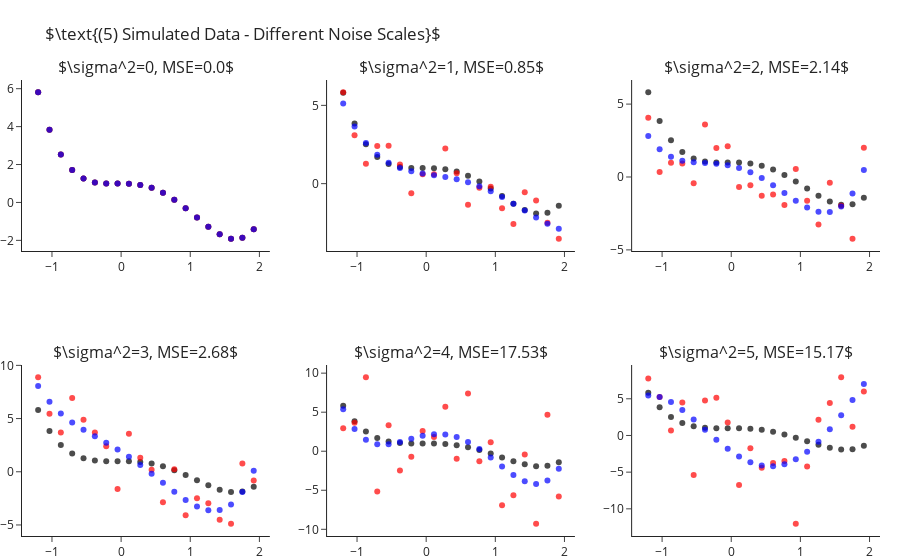

Write notebook code for a chart like this one.
### Markdown cell above
How is it that we are able to fit "better" models for $k$s larger than the true one? As we increase $k$ we enable the model
more "degrees of freedom" to try and adapt itself to the observed data. The higher $k$ the more the learner will "go after
the noise" and miss the real signal of the data. In other words, what we have just observed is what is known as **overfitting**.

Later in the course we will learn methods for detection and avoidance of overfitting.


## Fitting Polynomial Over Different Sample Noise Levels

Next, let us set $k=4$ (the true values) and study the outputted models when training over different noise levels. Though
we will only be changing the scale of the noise (i.e. the variance, $\sigma^2$), changing other properties such as its
distribution is interesting too. As we would expect, as we increase the scale of the noise our error increases. We can
observe this also in a visual manner, where the fitted polynomial (in blue) less and less resembles the actual model (in black).

### Code cell
scales = range(6)
fig = make_subplots(2, 3, subplot_titles=list(map(str, scales)))
for i, s in enumerate(scales):
    r,c = i//3+1, i%3+1
    
    y = y_ + np.random.normal(scale=s, size=len(y_))
    y_hat = make_pipeline(PolynomialFeatures(4), LinearRegression(fit_intercept=False)).fit(X, y).predict(X)

    fig.add_traces([go.Scatter(x=x, y=y_, mode="markers", name="Real Points",  marker=dict(color="black", opacity=.7), showlegend=False),
                    go.Scatter(x=x, y=y, mode="markers", name="Observed Points",  marker=dict(color="red", opacity=.7), showlegend=False),
                    go.Scatter(x=x, y=y_hat, mode="markers", name="Predicted Points",  marker=dict(color="blue", opacity=.7), showlegend=False)], rows=r, cols=c)
    fig["layout"]["annotations"][i]["text"] = rf"$\sigma^2={{0}}, MSE={{1}}$".format(s, round(np.mean((y-y_hat)**2), 2))

fig.update_layout(title=r"$\text{(5) Simulated Data - Different Noise Scales}$", margin=dict(t=80)).show()

### Figure 1 — Plotly figure (JSON) as saved in the notebook; plotly's stock layout.template omitted (floating-point values rounded to 4 significant figures)
{"data": [{"marker": {"color": "black", "opacity": 0.7}, "mode": "markers", "name": "Real Points", "showlegend": false, "x": [-1.2, -1.036, -0.8718, -0.7077, -0.5436, -0.3795, -0.2154, -0.05128, 0.1128, 0.2769, 0.441, 0.6051, 0.7692, 0.9333, 1.097, 1.262, 1.426, 1.59, 1.754, 1.918], "y": [5.81, 3.838, 2.523, 1.709, 1.261, 1.058, 0.9989, 0.999, 0.9909, 0.9251, 0.769, 0.5078, 0.1439, -0.3028, -0.7951, -1.278, -1.68, -1.912, -1.866, -1.418], "type": "scatter", "xaxis": "x", "yaxis": "y"}, {"marker": {"color": "red", "opacity": 0.7}, "mode": "markers", "name": "Observed Points", "showlegend": false, "x": [-1.2, -1.036, -0.8718, -0.7077, -0.5436, -0.3795, -0.2154, -0.05128, 0.1128, 0.2769, 0.441, 0.6051, 0.7692, 0.9333, 1.097, 1.262, 1.426, 1.59, 1.754, 1.918], "y": [5.81, 3.838, 2.523, 1.709, 1.261, 1.058, 0.9989, 0.999, 0.9909, 0.9251, 0.769, 0.5078, 0.1439, -0.3028, -0.7951, -1.278, -1.68, -1.912, -1.866, -1.418], "type": "scatter", "xaxis": "x", "yaxis": "y"}, {"marker": {"color": "blue", "opacity": 0.7}, "mode": "markers", "name": "Predicted Points", "showlegend": false, "x": [-1.2, -1.036, -0.8718, -0.7077, -0.5436, -0.3795, -0.2154, -0.05128, 0.1128, 0.2769, 0.441, 0.6051, 0.7692, 0.9333, 1.097, 1.262, 1.426, 1.59, 1.754, 1.918], "y": [5.81, 3.838, 2.523, 1.709, 1.261, 1.058, 0.9989, 0.999, 0.9909, 0.9251, 0.769, 0.5078, 0.1439, -0.3028, -0.7951, -1.278, -1.68, -1.912, -1.866, -1.418], "type": "scatter", "xaxis": "x", "yaxis": "y"}, {"marker": {"color": "black", "opacity": 0.7}, "mode": "markers", "name": "Real Points", "showlegend": false, "x": [-1.2, -1.036, -0.8718, -0.7077, -0.5436, -0.3795, -0.2154, -0.05128, 0.1128, 0.2769, 0.441, 0.6051, 0.7692, 0.9333, 1.097, 1.262, 1.426, 1.59, 1.754, 1.918], "y": [5.81, 3.838, 2.523, 1.709, 1.261, 1.058, 0.9989, 0.999, 0.9909, 0.9251, 0.769, 0.5078, 0.1439, -0.3028, -0.7951, -1.278, -1.68, -1.912, -1.866, -1.418], "type": "scatter", "xaxis": "x2", "yaxis": "y2"}, {"marker": {"color": "red", "opacity": 0.7}, "mode": "markers", "name": "Observed Points", "showlegend": false, "x": [-1.2, -1.036, -0.8718, -0.7077, -0.5436, -0.3795, -0.2154, -0.05128, 0.1128, 0.2769, 0.441, 0.6051, 0.7692, 0.9333, 1.097, 1.262, 1.426, 1.59, 1.754, 1.918], "y": [5.834, 3.093, 1.278, 2.398, 2.425, 1.22, -0.6148, 0.6051, 0.6005, 2.249, 0.6675, -1.353, -0.266, -0.1993, -1.569, -2.584, -0.555, -1.07, -2.49, -3.516], "type": "scatter", "xaxis": "x2", "yaxis": "y2"}, {"marker": {"color": "blue", "opacity": 0.7}, "mode": "markers", "name": "Predicted Points", "showlegend": false, "x": [-1.2, -1.036, -0.8718, -0.7077, -0.5436, -0.3795, -0.2154, -0.05128, 0.1128, 0.2769, 0.441, 0.6051, 0.7692, 0.9333, 1.097, 1.262, 1.426, 1.59, 1.754, 1.918], "y": [5.115, 3.656, 2.591, 1.839, 1.33, 0.9981, 0.7866, 0.6463, 0.5357, 0.4211, 0.2762, 0.08275, -0.1701, -0.4853, -0.8583, -1.277, -1.72, -2.162, -2.565, -2.888], "type": "scatter", "xaxis": "x2", "yaxis": "y2"}, {"marker": {"color": "black", "opacity": 0.7}, "mode": "markers", "name": "Real Points", "showlegend": false, "x": [-1.2, -1.036, -0.8718, -0.7077, -0.5436, -0.3795, -0.2154, -0.05128, 0.1128, 0.2769, 0.441, 0.6051, 0.7692, 0.9333, 1.097, 1.262, 1.426, 1.59, 1.754, 1.918], "y": [5.81, 3.838, 2.523, 1.709, 1.261, 1.058, 0.9989, 0.999, 0.9909, 0.9251, 0.769, 0.5078, 0.1439, -0.3028, -0.7951, -1.278, -1.68, -1.912, -1.866, -1.418], "type": "scatter", "xaxis": "x3", "yaxis": "y3"}, {"marker": {"color": "red", "opacity": 0.7}, "mode": "markers", "name": "Observed Points", "showlegend": false, "x": [-1.2, -1.036, -0.8718, -0.7077, -0.5436, -0.3795, -0.2154, -0.05128, 0.1128, 0.2769, 0.441, 0.6051, 0.7692, 0.9333, 1.097, 1.262, 1.426, 1.59, 1.754, 1.918], "y": [4.06, 0.3415, 0.9809, 0.9299, -0.4367, 3.595, 1.989, 2.101, -0.6899, -0.5714, -1.284, -1.194, -1.914, 0.5459, -1.636, -3.259, -0.3889, -1.976, -4.233, 1.999], "type": "scatter", "xaxis": "x3", "yaxis": "y3"}, {"marker": {"color": "blue", "opacity": 0.7}, "mode": "markers", "name": "Predicted Points", "showlegend": false, "x": [-1.2, -1.036, -0.8718, -0.7077, -0.5436, -0.3795, -0.2154, -0.05128, 0.1128, 0.2769, 0.441, 0.6051, 0.7692, 0.9333, 1.097, 1.262, 1.426, 1.59, 1.754, 1.918], "y": [2.808, 1.908, 1.386, 1.121, 1.009, 0.9632, 0.9146, 0.8116, 0.6202, 0.3239, -0.07628, -0.562, -1.097, -1.628, -2.084, -2.377, -2.4, -2.03, -1.126, 0.4714], "type": "scatter", "xaxis": "x3", "yaxis": "y3"}, {"marker": {"color": "black", "opacity": 0.7}, "mode": "markers", "name": "Real Points", "showlegend": false, "x": [-1.2, -1.036, -0.8718, -0.7077, -0.5436, -0.3795, -0.2154, -0.05128, 0.1128, 0.2769, 0.441, 0.6051, 0.7692, 0.9333, 1.097, 1.262, 1.426, 1.59, 1.754, 1.918], "y": [5.81, 3.838, 2.523, 1.709, 1.261, 1.058, 0.9989, 0.999, 0.9909, 0.9251, 0.769, 0.5078, 0.1439, -0.3028, -0.7951, -1.278, -1.68, -1.912, -1.866, -1.418], "type": "scatter", "xaxis": "x4", "yaxis": "y4"}, {"marker": {"color": "red", "opacity": 0.7}, "mode": "markers", "name": "Observed Points", "showlegend": false, "x": [-1.2, -1.036, -0.8718, -0.7077, -0.5436, -0.3795, -0.2154, -0.05128, 0.1128, 0.2769, 0.441, 0.6051, 0.7692, 0.9333, 1.097, 1.262, 1.426, 1.59, 1.754, 1.918], "y": [8.879, 5.444, 3.685, 6.923, 4.878, 3.702, 2.407, -1.629, 3.574, 1.316, 0.1864, -2.855, 0.2342, -4.086, -2.488, -2.956, -4.519, -4.881, 0.7686, -0.8163], "type": "scatter", "xaxis": "x4", "yaxis": "y4"}, {"marker": {"color": "blue", "opacity": 0.7}, "mode": "markers", "name": "Predicted Points", "showlegend": false, "x": [-1.2, -1.036, -0.8718, -0.7077, -0.5436, -0.3795, -0.2154, -0.05128, 0.1128, 0.2769, 0.441, 0.6051, 0.7692, 0.9333, 1.097, 1.262, 1.426, 1.59, 1.754, 1.918], "y": [8.057, 6.583, 5.481, 4.634, 3.944, 3.33, 2.729, 2.095, 1.401, 0.6392, -0.1823, -1.037, -1.879, -2.647, -3.259, -3.617, -3.604, -3.086, -1.91, 0.09473], "type": "scatter", "xaxis": "x4", "yaxis": "y4"}, {"marker": {"color": "black", "opacity": 0.7}, "mode": "markers", "name": "Real Points", "showlegend": false, "x": [-1.2, -1.036, -0.8718, -0.7077, -0.5436, -0.3795, -0.2154, -0.05128, 0.1128, 0.2769, 0.441, 0.6051, 0.7692, 0.9333, 1.097, 1.262, 1.426, 1.59, 1.754, 1.918], "y": [5.81, 3.838, 2.523, 1.709, 1.261, 1.058, 0.9989, 0.999, 0.9909, 0.9251, 0.769, 0.5078, 0.1439, -0.3028, -0.7951, -1.278, -1.68, -1.912, -1.866, -1.418], "type": "scatter", "xaxis": "x5", "yaxis": "y5"}, {"marker": {"color": "red", "opacity": 0.7}, "mode": "markers", "name": "Observed Points", "showlegend": false, "x": [-1.2, -1.036, -0.8718, -0.7077, -0.5436, -0.3795, -0.2154, -0.05128, 0.1128, 0.2769, 0.441, 0.6051, 0.7692, 0.9333, 1.097, 1.262, 1.426, 1.59, 1.754, 1.918], "y": [2.958, 3.638, 9.468, -5.168, 3.319, -2.469, -0.714, 2.589, 1.835, 5.681, -0.9509, 7.399, -1.271, 1.146, -6.935, -5.645, -0.4162, -9.283, 4.671, -5.797], "type": "scatter", "xaxis": "x5", "yaxis": "y5"}, {"marker": {"color": "blue", "opacity": 0.7}, "mode": "markers", "name": "Predicted Points", "showlegend": false, "x": [-1.2, -1.036, -0.8718, -0.7077, -0.5436, -0.3795, -0.2154, -0.05128, 0.1128, 0.2769, 0.441, 0.6051, 0.7692, 0.9333, 1.097, 1.262, 1.426, 1.59, 1.754, 1.918], "y": [5.389, 2.849, 1.455, 0.8926, 0.8828, 1.188, 1.607, 1.982, 2.189, 2.148, 1.813, 1.182, 0.2879, -0.7952, -1.955, -3.04, -3.859, -4.183, -3.744, -2.233], "type": "scatter", "xaxis": "x5", "yaxis": "y5"}, {"marker": {"color": "black", "opacity": 0.7}, "mode": "markers", "name": "Real Points", "showlegend": false, "x": [-1.2, -1.036, -0.8718, -0.7077, -0.5436, -0.3795, -0.2154, -0.05128, 0.1128, 0.2769, 0.441, 0.6051, 0.7692, 0.9333, 1.097, 1.262, 1.426, 1.59, 1.754, 1.918], "y": [5.81, 3.838, 2.523, 1.709, 1.261, 1.058, 0.9989, 0.999, 0.9909, 0.9251, 0.769, 0.5078, 0.1439, -0.3028, -0.7951, -1.278, -1.68, -1.912, -1.866, -1.418], "type": "scatter", "xaxis": "x6", "yaxis": "y6"}, {"marker": {"color": "red", "opacity": 0.7}, "mode": "markers", "name": "Observed Points", "showlegend": false, "x": [-1.2, -1.036, -0.8718, -0.7077, -0.5436, -0.3795, -0.2154, -0.05128, 0.1128, 0.2769, 0.441, 0.6051, 0.7692, 0.9333, 1.097, 1.262, 1.426, 1.59, 1.754, 1.918], "y": [7.753, 5.228, 0.6615, 4.493, -5.395, 4.775, 5.157, 1.763, -6.743, -1.756, -4.407, -3.749, -3.497, -12.03, -4.224, 2.133, 4.419, 7.929, 1.183, 5.995], "type": "scatter", "xaxis": "x6", "yaxis": "y6"}, {"marker": {"color": "blue", "opacity": 0.7}, "mode": "markers", "name": "Predicted Points", "showlegend": false, "x": [-1.2, -1.036, -0.8718, -0.7077, -0.5436, -0.3795, -0.2154, -0.05128, 0.1128, 0.2769, 0.441, 0.6051, 0.7692, 0.9333, 1.097, 1.262, 1.426, 1.59, 1.754, 1.918], "y": [5.432, 5.257, 4.552, 3.478, 2.181, 0.7921, -0.5759, -1.824, -2.869, -3.644, -4.098, -4.195, -3.914, -3.251, -2.219, -0.8426, 0.8341, 2.753, 4.84, 7.005], "type": "scatter", "xaxis": "x6", "yaxis": "y6"}], "layout": {"xaxis": {"anchor": "y", "domain": [0.0, 0.2889]}, "yaxis": {"anchor": "x", "domain": [0.625, 1.0]}, "xaxis2": {"anchor": "y2", "domain": [0.3556, 0.6444]}, "yaxis2": {"anchor": "x2", "domain": [0.625, 1.0]}, "xaxis3": {"anchor": "y3", "domain": [0.7111, 1.0]}, "yaxis3": {"anchor": "x3", "domain": [0.625, 1.0]}, "xaxis4": {"anchor": "y4", "domain": [0.0, 0.2889]}, "yaxis4": {"anchor": "x4", "domain": [0.0, 0.375]}, "xaxis5": {"anchor": "y5", "domain": [0.3556, 0.6444]}, "yaxis5": {"anchor": "x5", "domain": [0.0, 0.375]}, "xaxis6": {"anchor": "y6", "domain": [0.7111, 1.0]}, "yaxis6": {"anchor": "x6", "domain": [0.0, 0.375]}, "annotations": [{"font": {"size": 16}, "showarrow": false, "text": "$\\sigma^2=0, MSE=0.0$", "x": 0.1444, "xanchor": "center", "xref": "paper", "y": 1.0, "yanchor": "bottom", "yref": "paper"}, {"font": {"size": 16}, "showarrow": false, "text": "$\\sigma^2=1, MSE=0.85$", "x": 0.5, "xanchor": "center", "xref": "paper", "y": 1.0, "yanchor": "bottom", "yref": "paper"}, {"font": {"size": 16}, "showarrow": false, "text": "$\\sigma^2=2, MSE=2.14$", "x": 0.8556, "xanchor": "center", "xref": "paper", "y": 1.0, "yanchor": "bottom", "yref": "paper"}, {"font": {"size": 16}, "showarrow": false, "text": "$\\sigma^2=3, MSE=2.68$", "x": 0.1444, "xanchor": "center", "xref": "paper", "y": 0.375, "yanchor": "bottom", "yref": "paper"}, {"font": {"size": 16}, "showarrow": false, "text": "$\\sigma^2=4, MSE=17.53$", "x": 0.5, "xanchor": "center", "xref": "paper", "y": 0.375, "yanchor": "bottom", "yref": "paper"}, {"font": {"size": 16}, "showarrow": false, "text": "$\\sigma^2=5, MSE=15.17$", "x": 0.8556, "xanchor": "center", "xref": "paper", "y": 0.375, "yanchor": "bottom", "yref": "paper"}], "margin": {"t": 80}, "title": {"text": "$\\text{(5) Simulated Data - Different Noise Scales}$"}}}
